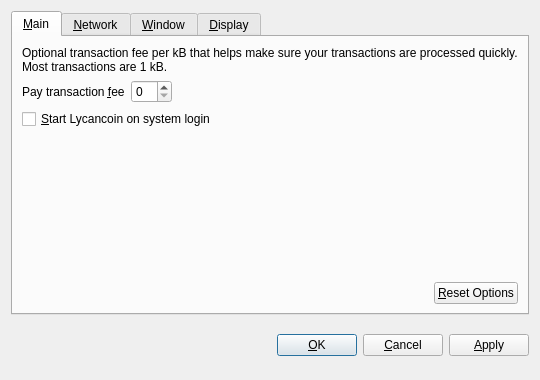
<?xml version="1.0" encoding="UTF-8"?>
<ui version="4.0">
 <class>OptionsDialog</class>
 <widget class="QDialog" name="OptionsDialog">
  <property name="geometry">
   <rect>
    <x>0</x>
    <y>0</y>
    <width>540</width>
    <height>380</height>
   </rect>
  </property>
  <property name="windowTitle">
   <string>Options</string>
  </property>
  <property name="modal">
   <bool>true</bool>
  </property>
  <layout class="QVBoxLayout" name="verticalLayout">
   <item>
    <widget class="QTabWidget" name="tabWidget">
     <property name="tabPosition">
      <enum>QTabWidget::North</enum>
     </property>
     <property name="currentIndex">
      <number>0</number>
     </property>
     <widget class="QWidget" name="tabMain">
      <attribute name="title">
       <string>&amp;Main</string>
      </attribute>
      <layout class="QVBoxLayout" name="verticalLayout_Main">
       <item>
        <widget class="QLabel" name="transactionFeeInfoLabel">
         <property name="text">
          <string>Optional transaction fee per kB that helps make sure your transactions are processed quickly. Most transactions are 1 kB.</string>
         </property>
         <property name="textFormat">
          <enum>Qt::PlainText</enum>
         </property>
         <property name="wordWrap">
          <bool>true</bool>
         </property>
        </widget>
       </item>
       <item>
        <layout class="QHBoxLayout" name="horizontalLayout_1_Main">
         <item>
          <widget class="QLabel" name="transactionFeeLabel">
           <property name="text">
            <string>Pay transaction &amp;fee</string>
           </property>
           <property name="textFormat">
            <enum>Qt::PlainText</enum>
           </property>
           <property name="buddy">
            <cstring>transactionFee</cstring>
           </property>
          </widget>
         </item>
         <item>
          <widget class="BitcoinAmountField" name="transactionFee"/>
         </item>
         <item>
          <spacer name="horizontalSpacer_1_Main">
           <property name="orientation">
            <enum>Qt::Horizontal</enum>
           </property>
           <property name="sizeHint" stdset="0">
            <size>
             <width>40</width>
             <height>20</height>
            </size>
           </property>
          </spacer>
         </item>
        </layout>
       </item>
       <item>
        <widget class="QCheckBox" name="bitcoinAtStartup">
         <property name="toolTip">
          <string>Automatically start Lycancoin after logging in to the system.</string>
         </property>
         <property name="text">
          <string>&amp;Start Lycancoin on system login</string>
         </property>
        </widget>
       </item>
       <item>
        <spacer name="verticalSpacer_Main">
         <property name="orientation">
          <enum>Qt::Vertical</enum>
         </property>
         <property name="sizeHint" stdset="0">
          <size>
           <width>20</width>
           <height>40</height>
          </size>
         </property>
        </spacer>
       </item>
       <item>
        <layout class="QHBoxLayout" name="horizontalLayout_2_Main">
         <item>
          <spacer name="horizontalSpacer_2_Main">
           <property name="orientation">
            <enum>Qt::Horizontal</enum>
           </property>
           <property name="sizeHint" stdset="0">
            <size>
             <width>40</width>
             <height>20</height>
            </size>
           </property>
          </spacer>
         </item>
         <item>
          <widget class="QPushButton" name="resetButton">
           <property name="toolTip">
            <string>Reset all client options to default.</string>
           </property>
           <property name="text">
            <string>&amp;Reset Options</string>
           </property>
           <property name="autoDefault">
            <bool>false</bool>
           </property>
          </widget>
         </item>
        </layout>
       </item>
      </layout>
     </widget>
     <widget class="QWidget" name="tabNetwork">
      <attribute name="title">
       <string>&amp;Network</string>
      </attribute>
      <layout class="QVBoxLayout" name="verticalLayout_Network">
       <item>
        <widget class="QCheckBox" name="mapPortUpnp">
         <property name="toolTip">
          <string>Automatically open the Lycancoin client port on the router. This only works when your router supports UPnP and it is enabled.</string>
         </property>
         <property name="text">
          <string>Map port using &amp;UPnP</string>
         </property>
        </widget>
       </item>
       <item>
        <widget class="QCheckBox" name="connectSocks">
         <property name="toolTip">
          <string>Connect to the Lycancoin network through a SOCKS proxy (e.g. when connecting through Tor).</string>
         </property>
         <property name="text">
          <string>&amp;Connect through SOCKS proxy:</string>
         </property>
        </widget>
       </item>
       <item>
        <layout class="QHBoxLayout" name="horizontalLayout_Network">
         <item>
          <widget class="QLabel" name="proxyIpLabel">
           <property name="text">
            <string>Proxy &amp;IP:</string>
           </property>
           <property name="textFormat">
            <enum>Qt::PlainText</enum>
           </property>
           <property name="buddy">
            <cstring>proxyIp</cstring>
           </property>
          </widget>
         </item>
         <item>
          <widget class="QValidatedLineEdit" name="proxyIp">
           <property name="maximumSize">
            <size>
             <width>140</width>
             <height>16777215</height>
            </size>
           </property>
           <property name="toolTip">
            <string>IP address of the proxy (e.g. 127.0.0.1)</string>
           </property>
          </widget>
         </item>
         <item>
          <widget class="QLabel" name="proxyPortLabel">
           <property name="text">
            <string>&amp;Port:</string>
           </property>
           <property name="textFormat">
            <enum>Qt::PlainText</enum>
           </property>
           <property name="buddy">
            <cstring>proxyPort</cstring>
           </property>
          </widget>
         </item>
         <item>
          <widget class="QLineEdit" name="proxyPort">
           <property name="maximumSize">
            <size>
             <width>55</width>
             <height>16777215</height>
            </size>
           </property>
           <property name="toolTip">
            <string>Port of the proxy (e.g. 9050)</string>
           </property>
          </widget>
         </item>
         <item>
          <widget class="QLabel" name="socksVersionLabel">
           <property name="text">
            <string>SOCKS &amp;Version:</string>
           </property>
           <property name="textFormat">
            <enum>Qt::PlainText</enum>
           </property>
           <property name="buddy">
            <cstring>socksVersion</cstring>
           </property>
          </widget>
         </item>
         <item>
          <widget class="QValueComboBox" name="socksVersion">
           <property name="toolTip">
            <string>SOCKS version of the proxy (e.g. 5)</string>
           </property>
          </widget>
         </item>
         <item>
          <spacer name="horizontalSpacer_Network">
           <property name="orientation">
            <enum>Qt::Horizontal</enum>
           </property>
           <property name="sizeHint" stdset="0">
            <size>
             <width>40</width>
             <height>20</height>
            </size>
           </property>
          </spacer>
         </item>
        </layout>
       </item>
       <item>
        <spacer name="verticalSpacer_Network">
         <property name="orientation">
          <enum>Qt::Vertical</enum>
         </property>
         <property name="sizeHint" stdset="0">
          <size>
           <width>20</width>
           <height>40</height>
          </size>
         </property>
        </spacer>
       </item>
      </layout>
     </widget>
     <widget class="QWidget" name="tabWindow">
      <attribute name="title">
       <string>&amp;Window</string>
      </attribute>
      <layout class="QVBoxLayout" name="verticalLayout_Window">
       <item>
        <widget class="QCheckBox" name="minimizeToTray">
         <property name="toolTip">
          <string>Show only a tray icon after minimizing the window.</string>
         </property>
         <property name="text">
          <string>&amp;Minimize to the tray instead of the taskbar</string>
         </property>
        </widget>
       </item>
       <item>
        <widget class="QCheckBox" name="minimizeOnClose">
         <property name="toolTip">
          <string>Minimize instead of exit the application when the window is closed. When this option is enabled, the application will be closed only after selecting Quit in the menu.</string>
         </property>
         <property name="text">
          <string>M&amp;inimize on close</string>
         </property>
        </widget>
       </item>
       <item>
        <spacer name="verticalSpacer_Window">
         <property name="orientation">
          <enum>Qt::Vertical</enum>
         </property>
         <property name="sizeHint" stdset="0">
          <size>
           <width>20</width>
           <height>40</height>
          </size>
         </property>
        </spacer>
       </item>
      </layout>
     </widget>
     <widget class="QWidget" name="tabDisplay">
      <attribute name="title">
       <string>&amp;Display</string>
      </attribute>
      <layout class="QVBoxLayout" name="verticalLayout_Display">
       <item>
        <layout class="QHBoxLayout" name="horizontalLayout_1_Display">
         <item>
          <widget class="QLabel" name="langLabel">
           <property name="text">
            <string>User Interface &amp;language:</string>
           </property>
           <property name="textFormat">
            <enum>Qt::PlainText</enum>
           </property>
           <property name="buddy">
            <cstring>lang</cstring>
           </property>
          </widget>
         </item>
         <item>
          <widget class="QValueComboBox" name="lang">
           <property name="toolTip">
            <string>The user interface language can be set here. This setting will take effect after restarting Lycancoin.</string>
           </property>
          </widget>
         </item>
        </layout>
       </item>
       <item>
        <layout class="QHBoxLayout" name="horizontalLayout_2_Display">
         <item>
          <widget class="QLabel" name="unitLabel">
           <property name="text">
            <string>&amp;Unit to show amounts in:</string>
           </property>
           <property name="textFormat">
            <enum>Qt::PlainText</enum>
           </property>
           <property name="buddy">
            <cstring>unit</cstring>
           </property>
          </widget>
         </item>
         <item>
          <widget class="QValueComboBox" name="unit">
           <property name="toolTip">
            <string>Choose the default subdivision unit to show in the interface and when sending coins.</string>
           </property>
          </widget>
         </item>
        </layout>
       </item>
       <item>
        <widget class="QCheckBox" name="displayAddresses">
         <property name="toolTip">
          <string>Whether to show Lycancoin addresses in the transaction list or not.</string>
         </property>
         <property name="text">
          <string>&amp;Display addresses in transaction list</string>
         </property>
        </widget>
       </item>
       <item>
        <spacer name="verticalSpacer_Display">
         <property name="orientation">
          <enum>Qt::Vertical</enum>
         </property>
         <property name="sizeHint" stdset="0">
          <size>
           <width>20</width>
           <height>40</height>
          </size>
         </property>
        </spacer>
       </item>
      </layout>
     </widget>
    </widget>
   </item>
   <item>
    <layout class="QHBoxLayout" name="horizontalLayout_Buttons">
     <item>
      <spacer name="horizontalSpacer_1">
       <property name="orientation">
        <enum>Qt::Horizontal</enum>
       </property>
       <property name="sizeHint" stdset="0">
        <size>
         <width>40</width>
         <height>48</height>
        </size>
       </property>
      </spacer>
     </item>
     <item>
      <widget class="QLabel" name="statusLabel">
       <property name="font">
        <font>
         <weight>75</weight>
         <bold>true</bold>
        </font>
       </property>
       <property name="text">
        <string/>
       </property>
       <property name="textFormat">
        <enum>Qt::PlainText</enum>
       </property>
       <property name="wordWrap">
        <bool>true</bool>
       </property>
      </widget>
     </item>
     <item>
      <spacer name="horizontalSpacer_2">
       <property name="orientation">
        <enum>Qt::Horizontal</enum>
       </property>
       <property name="sizeHint" stdset="0">
        <size>
         <width>40</width>
         <height>48</height>
        </size>
       </property>
      </spacer>
     </item>
     <item>
      <widget class="QPushButton" name="okButton">
       <property name="text">
        <string>&amp;OK</string>
       </property>
      </widget>
     </item>
     <item>
      <widget class="QPushButton" name="cancelButton">
       <property name="text">
        <string>&amp;Cancel</string>
       </property>
       <property name="autoDefault">
        <bool>false</bool>
       </property>
      </widget>
     </item>
     <item>
      <widget class="QPushButton" name="applyButton">
       <property name="text">
        <string>&amp;Apply</string>
       </property>
       <property name="autoDefault">
        <bool>false</bool>
       </property>
      </widget>
     </item>
    </layout>
   </item>
  </layout>
 </widget>
 <customwidgets>
  <customwidget>
   <class>BitcoinAmountField</class>
   <extends>QSpinBox</extends>
   <header>bitcoinamountfield.h</header>
  </customwidget>
  <customwidget>
   <class>QValueComboBox</class>
   <extends>QComboBox</extends>
   <header>qvaluecombobox.h</header>
  </customwidget>
  <customwidget>
   <class>QValidatedLineEdit</class>
   <extends>QLineEdit</extends>
   <header>qvalidatedlineedit.h</header>
  </customwidget>
 </customwidgets>
 <resources/>
 <connections/>
</ui>
